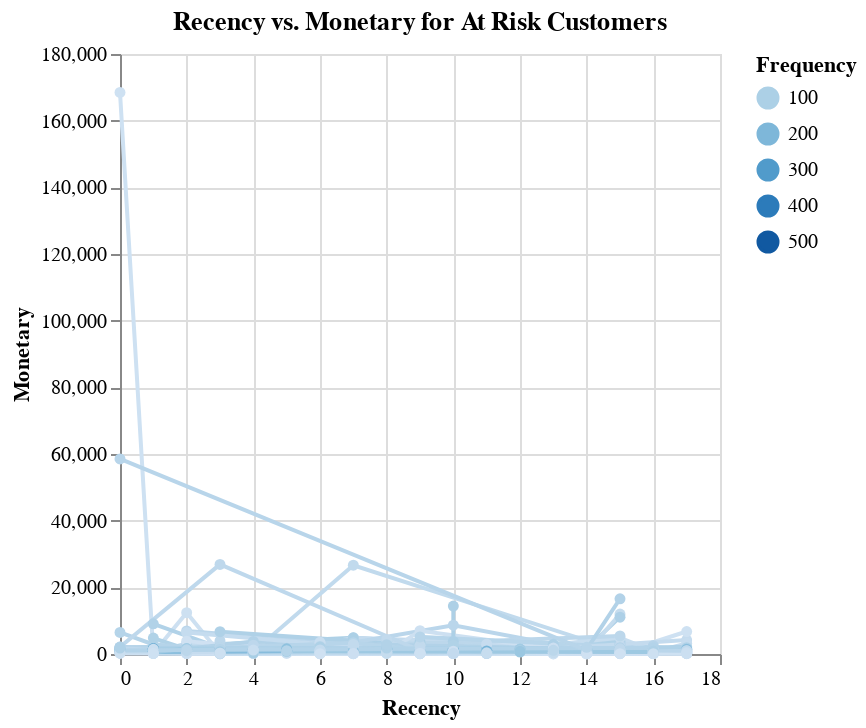

Notebook code cell kept with this figure:
### Markdown cell above
### Recency vs. Monetary

### Code cell
recency_monetary_chart = alt.Chart(risk_customer_df).mark_line(point=True).encode(
    x='Recency',
    y='Monetary',
    color='Frequency',
    tooltip=['CustomerID', 'Recency', 'Monetary', 'Frequency']
).properties(
    title='Recency vs. Monetary for At Risk Customers'
)
recency_monetary_chart.show()

### Figure 1 — Vega-Lite specification as saved in the notebook (floating-point values rounded to 4 significant figures; data arrays with more than 128 entries replaced by an {"elided": "..."} marker saying what was removed)
{"config": {"view": {"continuousWidth": 300, "continuousHeight": 300}}, "data": {"name": "data-188a370090842eccf9a97abf8a75f26d"}, "mark": {"type": "line", "point": true}, "encoding": {"color": {"field": "Frequency", "type": "quantitative"}, "tooltip": [{"field": "CustomerID", "type": "quantitative"}, {"field": "Recency", "type": "quantitative"}, {"field": "Monetary", "type": "quantitative"}, {"field": "Frequency", "type": "quantitative"}], "x": {"field": "Recency", "type": "quantitative"}, "y": {"field": "Monetary", "type": "quantitative"}}, "title": "Recency vs. Monetary for At Risk Customers", "$schema": "https://vega.github.io/schema/vega-lite/v5.20.1.json", "datasets": {"data-188a370090842eccf9a97abf8a75f26d": {"elided": "634 records"}}}
